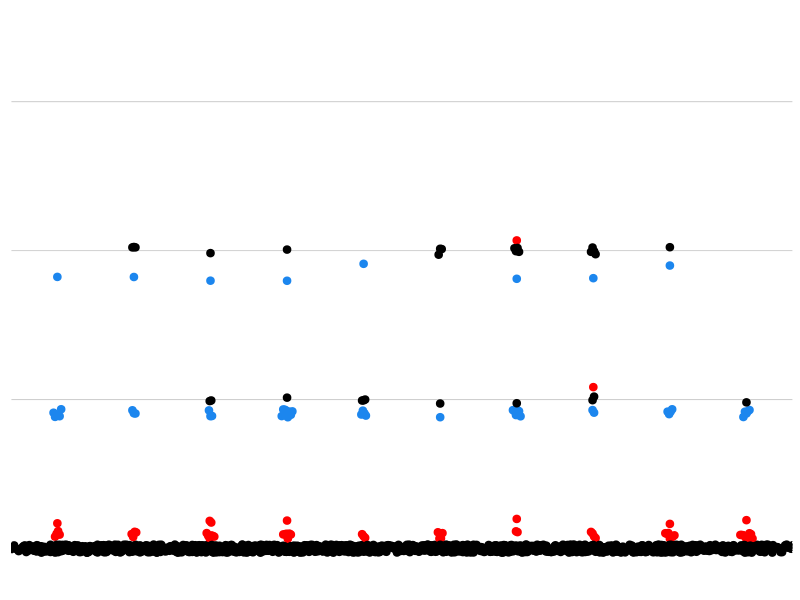
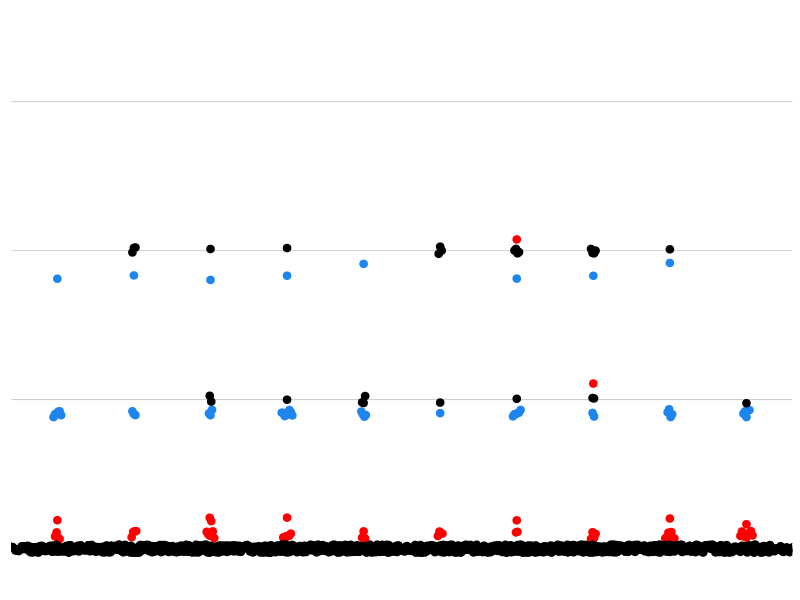

These figures' R source, in order:
#load libraries
library(ggplot2)

# set working directory
setwd("/path/to/files")

#load input files
VE821ser_DMSO_FISH <- read.csv("231inhibitorVE821-dmso.csv", sep=",")
VE821ser_DMSO_FISH$dose <- as.factor(VE821ser_DMSO_FISH$dose)

#make dot plot of FISH data series   
ggplot(VE821ser_DMSO_FISH, aes(dose, green_red, fill = count, color = count)) + 
geom_dotplot(binaxis = "y", 
	stackdir = "center", 
	stackratio = 0.2, 
	dotsize = 0.8, 
	method = "dotdensity", 
	binpositions = "bygroup", 
	binwidth = 0.07, 
	drop = TRUE, 
	position = position_jitter(width = 0, height = 0.03)) + 
scale_y_continuous(limits=c(2.1,6), breaks = seq(1.1, 9.9, by = 2.2)) + 
theme(legend.position="none") + 
scale_fill_manual(values=c("RED","dodgerblue2","BLACK")) + 
scale_color_manual(values=c("RED","dodgerblue2","BLACK")) + 
theme(axis.title.x=element_blank(),
	axis.text.x=element_blank(),
	axis.ticks.x=element_blank(), 
	axis.title.y=element_blank(), 
	axis.text.y=element_blank(),
	axis.ticks.y=element_blank()) + 
theme(panel.background = element_rect(fill = "white"),
	panel.grid.major=element_line(size=0.25,linetype='solid',color="grey"),
	panel.grid.minor=element_line(size=0.25,linetype='solid',color="grey"), 
	panel.grid.major.x = element_blank())
    
#save the files
ggsave("5B.tiff", device="tiff", width =3.53, height =2.61 , units ="in" , dpi=300)
  
